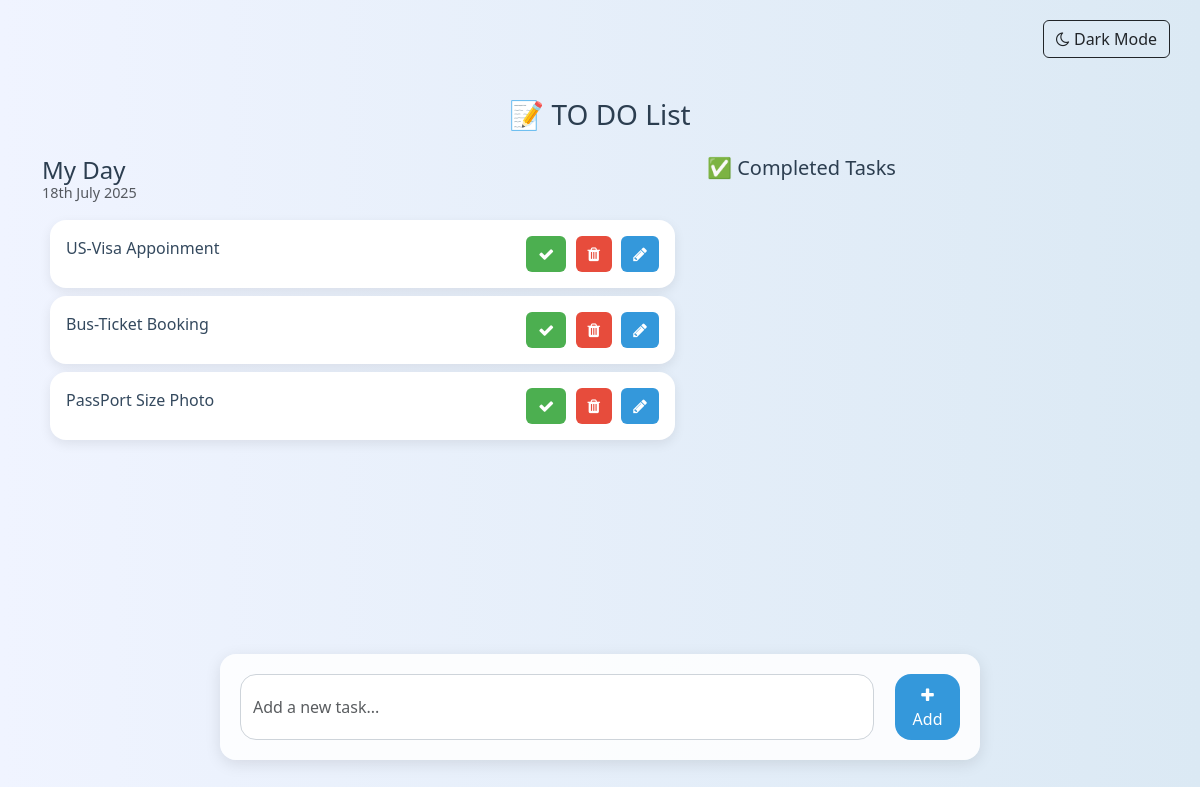
The app's page /, older data.
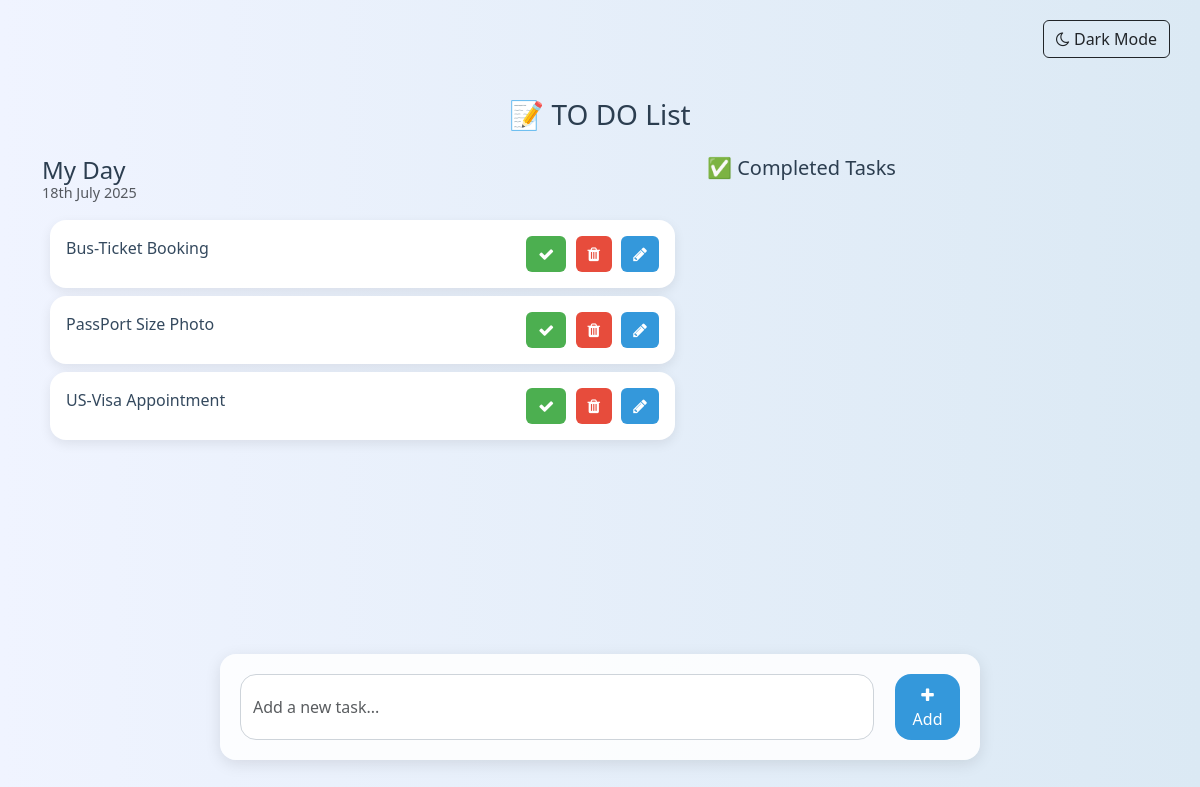
The same page, newer data.
### todo/models.py (models this page shows, shortened)
class Task(models.Model):
    task = models.CharField(max_length=250)
    is_complete = models.BooleanField(default=False)
    created_at = models.DateTimeField(auto_now_add=True)
    updated_at = models.DateTimeField(auto_now=True)

### todo_main/views.py (the view)
# urls.py: 2. Add a URL to urlpatterns:  path('', views.home, name='home')
def home(request):
    tasks = Task.objects.filter(is_complete=False)
    completed_tasks = Task.objects.filter(is_complete=True)
    context = {
        'tasks': tasks,
        'completed_tasks': completed_tasks,
    }
    return render(request, 'home.html',context)

### templates/home.html (shortened to what this page needs)
{% load static %}
<!DOCTYPE html>
<html lang="en">
<head>
  <link href="https://cdn.jsdelivr.net/npm/bootstrap@5.3.0-alpha1/dist/css/bootstrap.min.css" rel="stylesheet">
  <link rel="stylesheet" href="https://cdnjs.cloudflare.com/ajax/libs/font-awesome/4.7.0/css/font-awesome.min.css">
</head>
<body>
  <div class="toggle-container">
    <button id="themeToggle" class="btn btn-outline-dark">
      <i class="fa fa-moon-o"></i> Dark Mode
    </button>
  </div>
  <div class="container">
    <h3 class="pt-5 text-center">📝 TO DO List</h3>
    <div class="row mt-4">
      <div class="col-md-7 col-lg-7" style="height: 450px; overflow-y: auto;">
        <h4>My Day</h4>
        <p class="text-muted">{% now "jS F Y" %}</p>
        {% for task in tasks %}
        <div class="card m-2">
          <div class="card-body">
            {{ task.task }}
            <span style="float: right;">
              <a href="{% url 'mark_as_done' task.pk %}" class="btn btn-success"><i class="fa fa-check"></i></a>
              <a href="{% url 'delete_task' task.pk %}" class="btn btn-danger"><i class="fa fa-trash"></i></a>
              <a href="{% url 'edit_task' task.pk %}" class="btn btn-primary"><i class="fa fa-pencil"></i></a>
            </span>
          </div>
        </div>
        {% endfor %}
      </div>
      <div class="col-md-5 col-lg-5">
        <h5>✅ Completed Tasks</h5>
      </div>
    </div>
    <div class="row mt-5 justify-content-center">
      <div class="col-md-8 task-form">
        <form action="{% url 'addTask' %}" method="post">
          <div class="form-group">
            <div class="d-flex">
              <input type="text" name="task" class="form-control me-3" placeholder="Add a new task...">
              <button type="submit" class="btn btn-primary"><i class="fa fa-plus"></i> Add</button>
            </div>
          </div>
        </form>
      </div>
    </div>
  </div>
</body>
</html>

Row changes from the older to the newer data that the page shows:
removed Task: task "US-Visa Appoinment"
added Task: task "US-Visa Appointment"
